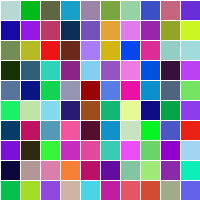
Frame 1 (no input)
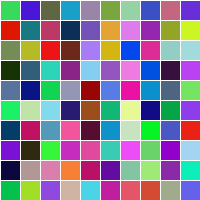
Frame 60 (the mouse pressed at the canvas centre just before this capture)
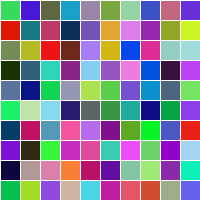
Frame 120 (the mouse held since frame 60 and released just before this capture)

The Processing sketch that drew these frames (run headless with seeded random() and noise(); from frame 60 on, the mouse is pressed at the canvas centre):

// Processing sketch: processing_5468
// ── processing_5468.pde

Cell[][] square;

int rows = 10;
int cols = 10;
// the number of square in rows, cols

void setup(){
  square = new Cell[20][20];
  size(200,200);
  background(255);
  for(int i=0; i<rows; i++){
    for(int j=0; j<cols; j++){
      square[i][j] = new Cell(i*width/rows, j*height/cols);
      square[i][j].coloring();
    } 
  }
}

void draw(){
  int x,y;
  x = int(mouseX*rows/width);
  y = int(mouseY*cols/height);
  
  square[x][y].coloring();
  
  if(x!=0){
    square[x-1][y].coloring();
    if(y!=0){    
      square[x-1][y-1].coloring();
    }
    if(y!=cols-1){
      square[x-1][y+1].coloring();
    }    
  }
  
  if(x!=rows-1){
    square[x+1][y].coloring();
    if(y!=0){    
      square[x+1][y-1].coloring();
    }
    if(y!=cols-1){
      square[x+1][y+1].coloring();
    }    
  }
  
  if(y!=0){
    square[x][y-1].coloring();
  }
  if(y!=cols-1){
    square[x][y+1].coloring();
  }  
}


class Cell{
  float x,y;
  Cell(float xx, float yy){
    x = xx;
    y = yy;
  }
  void coloring(){
    stroke(255);
    fill(random(0,255),random(0,255),random(0,255));
    rect(x,y,width/rows,height/cols);
  }
} 

  
